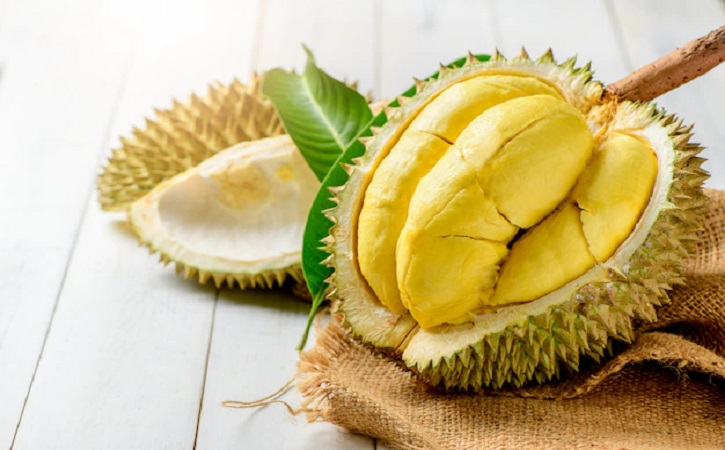
#> input picture Week14/durian.jpg, 725 x 450 px, found by its file name
$ jupyter execute --allow-errors Silvia_Nur_Mahmudah_2241727031_Js12_KMeans.ipynb
#> lines starting #> are read from the running program, lines starting #| are printed output that depends on the picture
<a href="https://colab.research.google.com/github/SilviaNurMahmudah/Machine-Learning/blob/main/Week14/Silvia_Nur_Mahmudah_2241727031_Js12_KMeans.ipynb" target="_parent"></a>

NAMA : SILVIA NUR MAHMUDAH

NIM : 2241727031

KELAS : TI-4J

### Pengantar K-Means

[cell 1]
from sklearn.datasets import make_blobs
X, y_true = make_blobs(n_samples=300, centers=4,
                       cluster_std=0.60, random_state=0)
#> (the rest of this cell did not finish here and is left out)

[cell 2]
from sklearn.cluster import KMeans
kmeans = KMeans(n_clusters=4)
kmeans.fit(X)
y_kmeans = kmeans.predict(X)

#> (a cell that did not finish here is left out)

### Studi Kasus

[cell 4]
import matplotlib.pyplot as plt
from skimage import io
import seaborn as sns; sns.set()
import numpy as np

[cell 5]
from google.colab import drive
drive.mount('/content/drive')

[cell 6]
img = io.imread("/content/drive/MyDrive/ML/Week14-KMeans/durian.jpg")
#> img is the input picture: shape (450, 725, 3); mean R, G, B 201.6, 184.8, 137
ax = plt.axes(xticks=[], yticks=[])
ax.imshow(img);

[cell 7]
img.shape
#> Out = (450, 725, 3)

[cell 8]
data = img / 255.0
data = data.reshape(450 * 725, 3)
data.shape
#> Out = (326250, 3)

[cell 9]
def plot_pixels(data, title, colors=None, N=10000):
#> called with data = array of shape (326250, 3), N = 10000
    if colors is None:
        colors = data

    # choose a random subset
    rng = np.random.RandomState(0)
    i = rng.permutation(data.shape[0])[:N]
    colors = colors[i]
    R, G, B = data[i].T
#> R = 10000 values, max 1 at index 198, min 0 at index 6100, mean 0.792; G = 10000 values, max 0.996 at index 186, min 0 at index 18, mean 0.727; B = 10000 values, max 0.996 at index 186, min 0 at index 5, mean 0.54

    fig, ax = plt.subplots(1, 2, figsize=(16, 6))
    ax[0].scatter(R, G, color=colors, marker='.')
    ax[0].set(xlabel='Red', ylabel='Green', xlim=(0, 1), ylim=(0, 1))

    ax[1].scatter(R, B, color=colors, marker='.')
    ax[1].set(xlabel='Red', ylabel='Blue', xlim=(0, 1), ylim=(0, 1))

    fig.suptitle(title, size=20);

[cell 10]
plot_pixels(data, title='Input color space: 16 million possible colors')
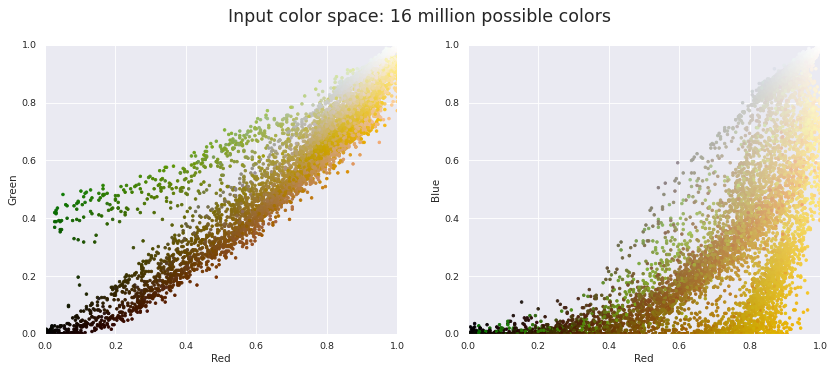
#> figure drawn by matplotlib, 2 panels

[cell 11]
import warnings; warnings.simplefilter('ignore')  # Fix NumPy issues.

from sklearn.cluster import MiniBatchKMeans
kmeans = MiniBatchKMeans(16)
kmeans.fit(data)
new_colors = kmeans.cluster_centers_[kmeans.predict(data)]

plot_pixels(data, colors=new_colors,title="Reduced color space: 16 colors")
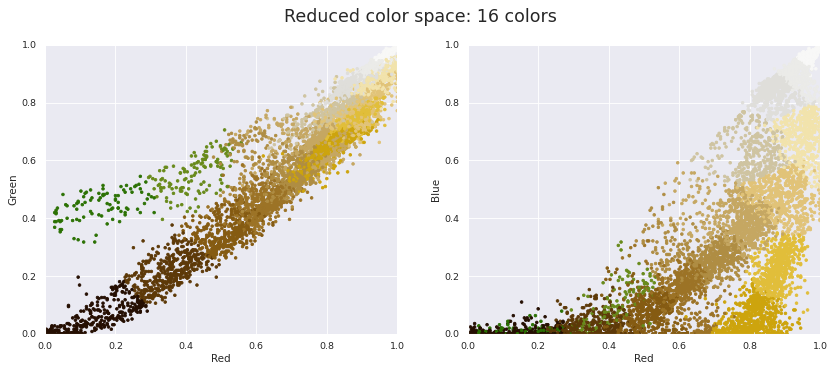
#> figure drawn by matplotlib, 2 panels

[cell 12]
img_recolored = new_colors.reshape(img.shape)
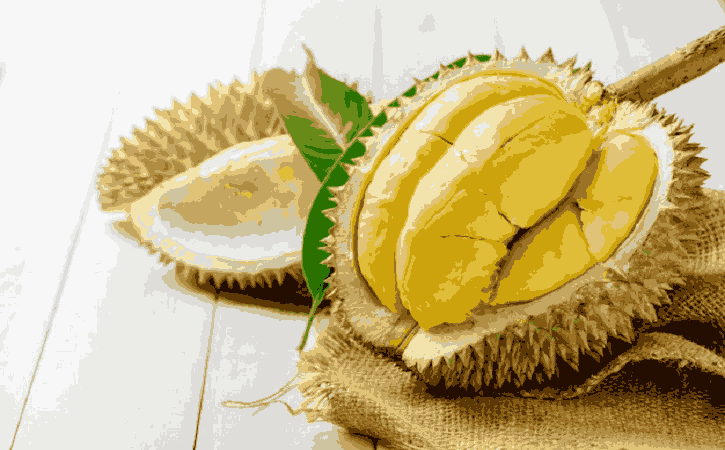
#> img_recolored: shape (450, 725, 3) float64; mean R, G, B 0.79, 0.725, 0.537

fig, ax = plt.subplots(1, 2, figsize=(16, 6),
                       subplot_kw=dict(xticks=[], yticks=[]))
fig.subplots_adjust(wspace=0.05)
ax[0].imshow(img)
ax[0].set_title('Original Image', size=16)
ax[1].imshow(img_recolored)
ax[1].set_title('16-color Image', size=16);
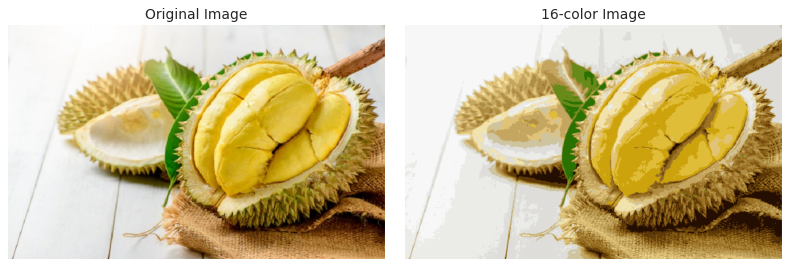
#> figure drawn by matplotlib, 2 panels

### Elbow Method - Within-Cluster-Sum of Squared Errors (WSS)

[cell 13]
def calculate_WSS(points, kmax):
#> called with points = array of shape (300, 2), kmax = 10
  sse = []
  for k in range(1, kmax+1):
    kmeans = KMeans(n_clusters = k).fit(points)
    centroids = kmeans.cluster_centers_
    pred_clusters = kmeans.predict(points)
    curr_sse = 0


    for i in range(len(points)):
      curr_center = centroids[pred_clusters[i]]
      curr_sse += (points[i, 0] - curr_center[0]) ** 2 + (points[i, 1] - curr_center[1]) ** 2

    sse.append(curr_sse)
  return sse

[cell 14]
ycall = [1,2,3,4,5,6,7,8,9,10]

yWSS = calculate_WSS(X, 10)

plt.plot(ycall, yWSS)
plt.title('Elbow Method - WSS')
plt.xlabel('Jumlah Klaster')
plt.ylabel('Nilai WSS')
plt.show()
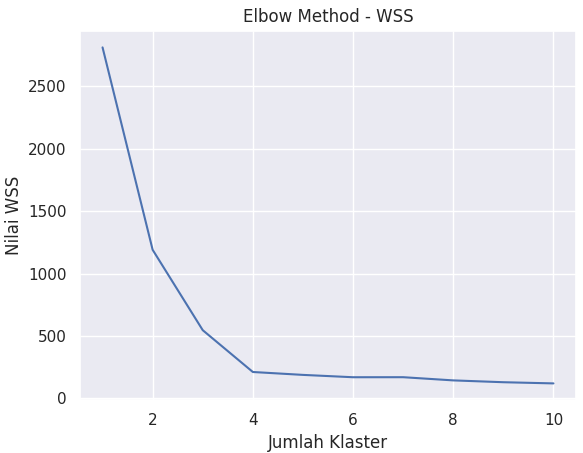
#> figure drawn by matplotlib, 1 panel; curve peaks at x = 1, y = 2812.1

### The Silhouette Method

[cell 15]
from sklearn.metrics import silhouette_score

sil = []
kmax = 10

for k in range(2, kmax+1):
  kmeans = KMeans(n_clusters = k).fit(X)
  labels = kmeans.labels_
  sil.append(silhouette_score(X, labels, metric = 'euclidean'))

sil

[cell 16]
xsil = [1,2,3,4,5,6,7,8,9]

plt.plot(xsil, sil)
plt.title('Elbow Method - WSS')
plt.xlabel('Jumlah Klaster')
plt.ylabel('Nilai WSS')
plt.show()
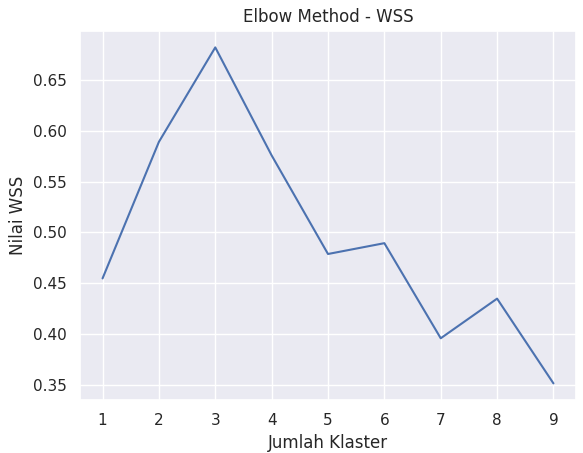
#> figure drawn by matplotlib, 1 panel
